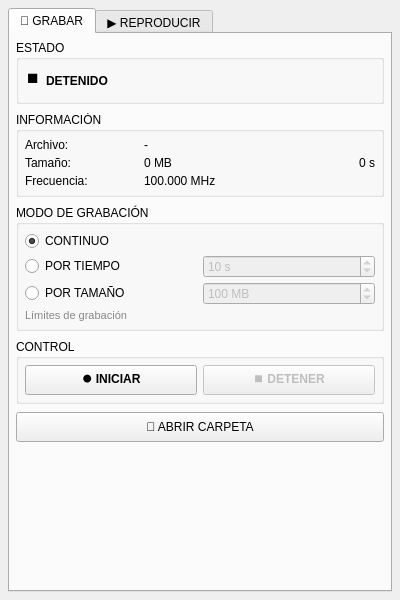
<?xml version="1.0" encoding="UTF-8"?>
<ui version="4.0">
 <class>DockWidget</class>
 <widget class="QDockWidget" name="DockWidget">
  <property name="geometry">
   <rect>
    <x>0</x>
    <y>0</y>
    <width>400</width>
    <height>600</height>
   </rect>
  </property>
  <property name="windowTitle">
   <string>GESTOR IQ</string>
  </property>
  <widget class="QWidget" name="dockWidgetContents">
   <layout class="QVBoxLayout" name="verticalLayout_main">
    <property name="spacing">
     <number>8</number>
    </property>
    <property name="leftMargin">
     <number>8</number>
    </property>
    <property name="topMargin">
     <number>8</number>
    </property>
    <property name="rightMargin">
     <number>8</number>
    </property>
    <property name="bottomMargin">
     <number>8</number>
    </property>
    
    <!-- ===== PESTAÑAS PRINCIPALES ===== -->
    <item>
     <widget class="QTabWidget" name="tabWidget">
      <property name="currentIndex">
       <number>0</number>
      </property>
      
      <!-- ========== PESTAÑA GRABAR ========== -->
      <widget class="QWidget" name="tab_record">
       <attribute name="title">
        <string>📼 GRABAR</string>
       </attribute>
       <layout class="QVBoxLayout" name="verticalLayout_record">
        <property name="spacing">
         <number>8</number>
        </property>
        <property name="leftMargin">
         <number>6</number>
        </property>
        <property name="topMargin">
         <number>6</number>
        </property>
        <property name="rightMargin">
         <number>6</number>
        </property>
        <property name="bottomMargin">
         <number>6</number>
        </property>
        
        <!-- ===== GRUPO ESTADO ===== -->
        <item>
         <widget class="QGroupBox" name="groupBox_status_record">
          <property name="title">
           <string>ESTADO</string>
          </property>
          <layout class="QHBoxLayout" name="horizontalLayout_status_record">
           <property name="spacing">
            <number>6</number>
           </property>
           <property name="leftMargin">
            <number>6</number>
           </property>
           <property name="topMargin">
            <number>6</number>
           </property>
           <property name="rightMargin">
            <number>6</number>
           </property>
           <property name="bottomMargin">
            <number>6</number>
           </property>
           
           <item>
            <widget class="QLabel" name="label_record_status_icon">
             <property name="font">
              <font>
               <pointsize>12</pointsize>
               <weight>75</weight>
               <bold>true</bold>
              </font>
             </property>
             <property name="text">
              <string>⏹</string>
             </property>
            </widget>
           </item>
           <item>
            <widget class="QLabel" name="label_record_status_text">
             <property name="font">
              <font>
               <weight>75</weight>
               <bold>true</bold>
              </font>
             </property>
             <property name="text">
              <string>DETENIDO</string>
             </property>
            </widget>
           </item>
           <item>
            <spacer name="horizontalSpacer_status_record">
             <property name="orientation">
              <enum>Qt::Horizontal</enum>
             </property>
             <property name="sizeHint" stdset="0">
              <size>
               <width>40</width>
               <height>20</height>
              </size>
             </property>
            </spacer>
           </item>
          </layout>
         </widget>
        </item>
        
        <!-- ===== GRUPO INFORMACIÓN ===== -->
        <item>
         <widget class="QGroupBox" name="groupBox_info_record">
          <property name="title">
           <string>INFORMACIÓN</string>
          </property>
          <layout class="QGridLayout" name="gridLayout_info_record">
           <property name="leftMargin">
            <number>6</number>
           </property>
           <property name="topMargin">
            <number>6</number>
           </property>
           <property name="rightMargin">
            <number>6</number>
           </property>
           <property name="bottomMargin">
            <number>6</number>
           </property>
           <property name="horizontalSpacing">
            <number>6</number>
           </property>
           <property name="verticalSpacing">
            <number>4</number>
           </property>
           
           <item row="0" column="0">
            <widget class="QLabel" name="label_record_filename_title">
             <property name="text">
              <string>Archivo:</string>
             </property>
            </widget>
           </item>
           <item row="0" column="1" colspan="2">
            <widget class="QLabel" name="label_record_filename">
             <property name="text">
              <string>-</string>
             </property>
             <property name="wordWrap">
              <bool>true</bool>
             </property>
            </widget>
           </item>
           
           <item row="1" column="0">
            <widget class="QLabel" name="label_record_size_title">
             <property name="text">
              <string>Tamaño:</string>
             </property>
            </widget>
           </item>
           <item row="1" column="1">
            <widget class="QLabel" name="label_record_size">
             <property name="text">
              <string>0 MB</string>
             </property>
            </widget>
           </item>
           
           <item row="1" column="2">
            <widget class="QLabel" name="label_record_time">
             <property name="text">
              <string>0 s</string>
             </property>
             <property name="alignment">
              <set>Qt::AlignRight|Qt::AlignTrailing|Qt::AlignVCenter</set>
             </property>
            </widget>
           </item>
           
           <item row="2" column="0">
            <widget class="QLabel" name="label_record_freq_title">
             <property name="text">
              <string>Frecuencia:</string>
             </property>
            </widget>
           </item>
           <item row="2" column="1" colspan="2">
            <widget class="QLabel" name="label_record_freq">
             <property name="text">
              <string>100.000 MHz</string>
             </property>
            </widget>
           </item>
          </layout>
         </widget>
        </item>
        
        <!-- ===== GRUPO MODO DE GRABACIÓN ===== -->
        <item>
         <widget class="QGroupBox" name="groupBox_mode_record">
          <property name="title">
           <string>MODO DE GRABACIÓN</string>
          </property>
          <layout class="QGridLayout" name="gridLayout_mode_record">
           <property name="leftMargin">
            <number>6</number>
           </property>
           <property name="topMargin">
            <number>6</number>
           </property>
           <property name="rightMargin">
            <number>6</number>
           </property>
           <property name="bottomMargin">
            <number>6</number>
           </property>
           <property name="horizontalSpacing">
            <number>6</number>
           </property>
           <property name="verticalSpacing">
            <number>4</number>
           </property>
           
           <item row="0" column="0" colspan="2">
            <widget class="QRadioButton" name="radio_record_continuous">
             <property name="text">
              <string>CONTINUO</string>
             </property>
             <property name="checked">
              <bool>true</bool>
             </property>
            </widget>
           </item>
           
           <item row="1" column="0">
            <widget class="QRadioButton" name="radio_record_time">
             <property name="text">
              <string>POR TIEMPO</string>
             </property>
            </widget>
           </item>
           <item row="1" column="1">
            <widget class="QSpinBox" name="spinBox_record_duration">
             <property name="enabled">
              <bool>false</bool>
             </property>
             <property name="suffix">
              <string> s</string>
             </property>
             <property name="minimum">
              <number>1</number>
             </property>
             <property name="maximum">
              <number>3600</number>
             </property>
             <property name="value">
              <number>10</number>
             </property>
             <property name="minimumWidth">
              <number>80</number>
             </property>
            </widget>
           </item>
           
           <item row="2" column="0">
            <widget class="QRadioButton" name="radio_record_size">
             <property name="text">
              <string>POR TAMAÑO</string>
             </property>
            </widget>
           </item>
           <item row="2" column="1">
            <widget class="QSpinBox" name="spinBox_record_size">
             <property name="enabled">
              <bool>false</bool>
             </property>
             <property name="suffix">
              <string> MB</string>
             </property>
             <property name="minimum">
              <number>10</number>
             </property>
             <property name="maximum">
              <number>102400</number>
             </property>
             <property name="value">
              <number>100</number>
             </property>
             <property name="minimumWidth">
              <number>80</number>
             </property>
            </widget>
           </item>
           
           <item row="3" column="0" colspan="2">
            <widget class="QLabel" name="label_mode_info">
             <property name="text">
              <string>Límites de grabación</string>
             </property>
             <property name="styleSheet">
              <string notr="true">color: #888888; font-size: 8pt;</string>
             </property>
            </widget>
           </item>
          </layout>
         </widget>
        </item>
        
        <!-- ===== GRUPO CONTROLES ===== -->
        <item>
         <widget class="QGroupBox" name="groupBox_controls_record">
          <property name="title">
           <string>CONTROL</string>
          </property>
          <layout class="QHBoxLayout" name="horizontalLayout_controls_record">
           <property name="spacing">
            <number>6</number>
           </property>
           <property name="leftMargin">
            <number>6</number>
           </property>
           <property name="topMargin">
            <number>6</number>
           </property>
           <property name="rightMargin">
            <number>6</number>
           </property>
           <property name="bottomMargin">
            <number>6</number>
           </property>
           
           <item>
            <widget class="QPushButton" name="pushButton_record_start">
             <property name="minimumSize">
              <size>
               <width>0</width>
               <height>30</height>
              </size>
             </property>
             <property name="font">
              <font>
               <weight>75</weight>
               <bold>true</bold>
              </font>
             </property>
             <property name="text">
              <string>⏺ INICIAR</string>
             </property>
            </widget>
           </item>
           
           <item>
            <widget class="QPushButton" name="pushButton_record_stop">
             <property name="enabled">
              <bool>false</bool>
             </property>
             <property name="minimumSize">
              <size>
               <width>0</width>
               <height>30</height>
              </size>
             </property>
             <property name="font">
              <font>
               <weight>75</weight>
               <bold>true</bold>
              </font>
             </property>
             <property name="text">
              <string>⏹ DETENER</string>
             </property>
            </widget>
           </item>
          </layout>
         </widget>
        </item>
        
        <!-- ===== BOTÓN ABRIR CARPETA ===== -->
        <item>
         <widget class="QPushButton" name="pushButton_open_folder">
          <property name="minimumSize">
           <size>
            <width>0</width>
            <height>30</height>
           </size>
          </property>
          <property name="text">
           <string>📂 ABRIR CARPETA</string>
          </property>
         </widget>
        </item>
        
        <!-- ===== ESPACIADOR ===== -->
        <item>
         <spacer name="verticalSpacer_record">
          <property name="orientation">
           <enum>Qt::Vertical</enum>
          </property>
          <property name="sizeHint" stdset="0">
           <size>
            <width>20</width>
            <height>20</height>
           </size>
          </property>
         </spacer>
        </item>
        
       </layout>
      </widget>
      
      <!-- ========== PESTAÑA REPRODUCIR ========== -->
      <widget class="QWidget" name="tab_play">
       <attribute name="title">
        <string>▶ REPRODUCIR</string>
       </attribute>
       <layout class="QVBoxLayout" name="verticalLayout_play">
        <property name="spacing">
         <number>8</number>
        </property>
        <property name="leftMargin">
         <number>6</number>
        </property>
        <property name="topMargin">
         <number>6</number>
        </property>
        <property name="rightMargin">
         <number>6</number>
        </property>
        <property name="bottomMargin">
         <number>6</number>
        </property>
        
        <!-- ===== GRUPO ESTADO ===== -->
        <item>
         <widget class="QGroupBox" name="groupBox_status_play">
          <property name="title">
           <string>ESTADO</string>
          </property>
          <layout class="QHBoxLayout" name="horizontalLayout_status_play">
           <property name="spacing">
            <number>6</number>
           </property>
           <property name="leftMargin">
            <number>6</number>
           </property>
           <property name="topMargin">
            <number>6</number>
           </property>
           <property name="rightMargin">
            <number>6</number>
           </property>
           <property name="bottomMargin">
            <number>6</number>
           </property>
           
           <item>
            <widget class="QLabel" name="label_play_status_icon">
             <property name="font">
              <font>
               <pointsize>12</pointsize>
               <weight>75</weight>
               <bold>true</bold>
              </font>
             </property>
             <property name="text">
              <string>⏹</string>
             </property>
            </widget>
           </item>
           <item>
            <widget class="QLabel" name="label_play_status_text">
             <property name="font">
              <font>
               <weight>75</weight>
               <bold>true</bold>
              </font>
             </property>
             <property name="text">
              <string>DETENIDO</string>
             </property>
            </widget>
           </item>
           <item>
            <spacer name="horizontalSpacer_status_play">
             <property name="orientation">
              <enum>Qt::Horizontal</enum>
             </property>
             <property name="sizeHint" stdset="0">
              <size>
               <width>40</width>
               <height>20</height>
              </size>
             </property>
            </spacer>
           </item>
          </layout>
         </widget>
        </item>
        
        <!-- ===== GRUPO ARCHIVO ===== -->
        <item>
         <widget class="QGroupBox" name="groupBox_file_play">
          <property name="title">
           <string>ARCHIVO</string>
          </property>
          <layout class="QGridLayout" name="gridLayout_file_play">
           <property name="leftMargin">
            <number>6</number>
           </property>
           <property name="topMargin">
            <number>6</number>
           </property>
           <property name="rightMargin">
            <number>6</number>
           </property>
           <property name="bottomMargin">
            <number>6</number>
           </property>
           <property name="horizontalSpacing">
            <number>6</number>
           </property>
           <property name="verticalSpacing">
            <number>4</number>
           </property>
           
           <item row="0" column="0" colspan="2">
            <widget class="QLabel" name="label_play_filename">
             <property name="text">
              <string>Sin archivo cargado</string>
             </property>
             <property name="wordWrap">
              <bool>true</bool>
             </property>
            </widget>
           </item>
           
           <item row="1" column="0" colspan="2">
            <widget class="QLabel" name="label_play_metadata">
             <property name="styleSheet">
              <string notr="true">color: #888888; font-size: 8pt;</string>
             </property>
             <property name="text">
              <string/>
             </property>
             <property name="wordWrap">
              <bool>true</bool>
             </property>
            </widget>
           </item>
          </layout>
         </widget>
        </item>
        
        <!-- ===== GRUPO INFORMACIÓN ===== -->
        <item>
         <widget class="QGroupBox" name="groupBox_info_play">
          <property name="title">
           <string>INFORMACIÓN</string>
          </property>
          <layout class="QGridLayout" name="gridLayout_info_play">
           <property name="leftMargin">
            <number>6</number>
           </property>
           <property name="topMargin">
            <number>6</number>
           </property>
           <property name="rightMargin">
            <number>6</number>
           </property>
           <property name="bottomMargin">
            <number>6</number>
           </property>
           <property name="horizontalSpacing">
            <number>6</number>
           </property>
           <property name="verticalSpacing">
            <number>4</number>
           </property>
           
           <item row="0" column="0">
            <widget class="QLabel" name="label_play_freq_title">
             <property name="text">
              <string>Frecuencia:</string>
             </property>
            </widget>
           </item>
           <item row="0" column="1">
            <widget class="QLabel" name="label_play_freq">
             <property name="text">
              <string>-</string>
             </property>
            </widget>
           </item>
           
           <item row="1" column="0">
            <widget class="QLabel" name="label_play_sr_title">
             <property name="text">
              <string>Sample Rate:</string>
             </property>
            </widget>
           </item>
           <item row="1" column="1">
            <widget class="QLabel" name="label_play_sr">
             <property name="text">
              <string>-</string>
             </property>
            </widget>
           </item>
           
           <item row="2" column="0">
            <widget class="QLabel" name="label_play_duration_title">
             <property name="text">
              <string>Duración:</string>
             </property>
            </widget>
           </item>
           <item row="2" column="1">
            <widget class="QLabel" name="label_play_duration">
             <property name="text">
              <string>-</string>
             </property>
            </widget>
           </item>
           
           <item row="3" column="0">
            <widget class="QLabel" name="label_play_mode_title">
             <property name="text">
              <string>Modo:</string>
             </property>
            </widget>
           </item>
           <item row="3" column="1">
            <widget class="QLabel" name="label_play_mode">
             <property name="text">
              <string>-</string>
             </property>
            </widget>
           </item>
          </layout>
         </widget>
        </item>
        
        <!-- ===== GRUPO PROGRESO ===== -->
        <item>
         <widget class="QGroupBox" name="groupBox_progress_play">
          <property name="title">
           <string>PROGRESO</string>
          </property>
          <layout class="QGridLayout" name="gridLayout_progress_play">
           <property name="leftMargin">
            <number>6</number>
           </property>
           <property name="topMargin">
            <number>6</number>
           </property>
           <property name="rightMargin">
            <number>6</number>
           </property>
           <property name="bottomMargin">
            <number>6</number>
           </property>
           <property name="horizontalSpacing">
            <number>6</number>
           </property>
           <property name="verticalSpacing">
            <number>4</number>
           </property>
           
           <item row="0" column="0" colspan="3">
            <widget class="QSlider" name="horizontalSlider_play">
             <property name="enabled">
              <bool>false</bool>
             </property>
             <property name="value">
              <number>0</number>
             </property>
             <property name="orientation">
              <enum>Qt::Horizontal</enum>
             </property>
            </widget>
           </item>
           
           <item row="1" column="0">
            <widget class="QLabel" name="label_play_position">
             <property name="text">
              <string>0.0 MB</string>
             </property>
            </widget>
           </item>
           
           <item row="1" column="2">
            <widget class="QLabel" name="label_play_total">
             <property name="text">
              <string>0.0 MB</string>
             </property>
             <property name="alignment">
              <set>Qt::AlignRight|Qt::AlignTrailing|Qt::AlignVCenter</set>
             </property>
            </widget>
           </item>
          </layout>
         </widget>
        </item>
        
        <!-- ===== GRUPO CONTROL ===== -->
        <item>
         <widget class="QGroupBox" name="groupBox_controls_play">
          <property name="title">
           <string>CONTROL</string>
          </property>
          <layout class="QGridLayout" name="gridLayout_controls_play">
           <property name="leftMargin">
            <number>6</number>
           </property>
           <property name="topMargin">
            <number>6</number>
           </property>
           <property name="rightMargin">
            <number>6</number>
           </property>
           <property name="bottomMargin">
            <number>6</number>
           </property>
           <property name="horizontalSpacing">
            <number>6</number>
           </property>
           <property name="verticalSpacing">
            <number>4</number>
           </property>
           
           <item row="0" column="0">
            <widget class="QPushButton" name="pushButton_play_open">
             <property name="minimumSize">
              <size>
               <width>0</width>
               <height>28</height>
              </size>
             </property>
             <property name="text">
              <string>📂 ABRIR</string>
             </property>
            </widget>
           </item>
           
           <item row="0" column="1">
            <widget class="QPushButton" name="pushButton_play_play">
             <property name="enabled">
              <bool>false</bool>
             </property>
             <property name="minimumSize">
              <size>
               <width>0</width>
               <height>28</height>
              </size>
             </property>
             <property name="text">
              <string>▶ PLAY</string>
             </property>
            </widget>
           </item>
           
           <item row="1" column="0">
            <widget class="QPushButton" name="pushButton_play_pause">
             <property name="enabled">
              <bool>false</bool>
             </property>
             <property name="minimumSize">
              <size>
               <width>0</width>
               <height>28</height>
              </size>
             </property>
             <property name="text">
              <string>⏸ PAUSE</string>
             </property>
            </widget>
           </item>
           
           <item row="1" column="1">
            <widget class="QPushButton" name="pushButton_play_stop">
             <property name="enabled">
              <bool>false</bool>
             </property>
             <property name="minimumSize">
              <size>
               <width>0</width>
               <height>28</height>
              </size>
             </property>
             <property name="text">
              <string>⏹ STOP</string>
             </property>
            </widget>
           </item>
           
           <item row="2" column="0">
            <widget class="QLabel" name="label_play_speed">
             <property name="text">
              <string>Velocidad:</string>
             </property>
            </widget>
           </item>
           
           <item row="2" column="1">
            <widget class="QSpinBox" name="spinBox_play_speed">
             <property name="enabled">
              <bool>false</bool>
             </property>
             <property name="suffix">
              <string>x</string>
             </property>
             <property name="minimum">
              <number>1</number>
             </property>
             <property name="maximum">
              <number>100</number>
             </property>
             <property name="value">
              <number>1</number>
             </property>
             <property name="minimumWidth">
              <number>60</number>
             </property>
            </widget>
           </item>
           
           <item row="3" column="0" colspan="2">
            <widget class="QPushButton" name="pushButton_play_loop">
             <property name="enabled">
              <bool>false</bool>
             </property>
             <property name="minimumSize">
              <size>
               <width>0</width>
               <height>28</height>
              </size>
             </property>
             <property name="text">
              <string>🔄 LOOP</string>
             </property>
             <property name="checkable">
              <bool>true</bool>
             </property>
            </widget>
           </item>
          </layout>
         </widget>
        </item>
        
        <!-- ===== ESPACIADOR ===== -->
        <item>
         <spacer name="verticalSpacer_play">
          <property name="orientation">
           <enum>Qt::Vertical</enum>
          </property>
          <property name="sizeHint" stdset="0">
           <size>
            <width>20</width>
            <height>20</height>
           </size>
          </property>
         </spacer>
        </item>
        
       </layout>
      </widget>
     </widget>
    </item>
   </layout>
  </widget>
 </widget>
 <tabstops>
  <tabstop>tabWidget</tabstop>
  <!-- Grabación -->
  <tabstop>radio_record_continuous</tabstop>
  <tabstop>radio_record_time</tabstop>
  <tabstop>spinBox_record_duration</tabstop>
  <tabstop>radio_record_size</tabstop>
  <tabstop>spinBox_record_size</tabstop>
  <tabstop>pushButton_record_start</tabstop>
  <tabstop>pushButton_record_stop</tabstop>
  <tabstop>pushButton_open_folder</tabstop>
  <!-- Reproducción -->
  <tabstop>pushButton_play_open</tabstop>
  <tabstop>pushButton_play_play</tabstop>
  <tabstop>pushButton_play_pause</tabstop>
  <tabstop>pushButton_play_stop</tabstop>
  <tabstop>spinBox_play_speed</tabstop>
  <tabstop>pushButton_play_loop</tabstop>
 </tabstops>
 <resources/>
 <connections/>
</ui>
